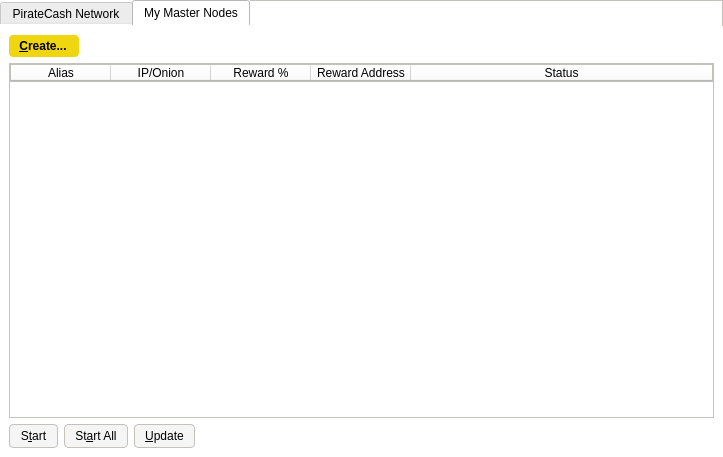
<?xml version="1.0" encoding="UTF-8"?>
<ui version="4.0">
 <class>MasternodeManager</class>
 <widget class="QWidget" name="MasternodeManager">
  <property name="geometry">
   <rect>
    <x>0</x>
    <y>0</y>
    <width>723</width>
    <height>457</height>
   </rect>
  </property>
  <property name="windowTitle">
   <string>Form</string>
  </property>
  <property name="styleSheet">
   <string notr="true">background-color: rgb(255, 255, 255);
border: 1px solid #c4c1bd;</string>
  </property>
  <layout class="QVBoxLayout" name="topLayout">
   <property name="leftMargin">
    <number>0</number>
   </property>
   <property name="topMargin">
    <number>0</number>
   </property>
   <property name="rightMargin">
    <number>0</number>
   </property>
   <property name="bottomMargin">
    <number>0</number>
   </property>
   <item>
    <layout class="QVBoxLayout" name="verticalLayout">
     <property name="bottomMargin">
      <number>0</number>
     </property>
     <item>
      <widget class="QTabWidget" name="tabWidget">
       <property name="styleSheet">
        <string notr="true">border: 0;</string>
       </property>
       <property name="currentIndex">
        <number>1</number>
       </property>
       <widget class="QWidget" name="tab">
        <attribute name="title">
         <string>PirateCash Network</string>
        </attribute>
        <layout class="QGridLayout" name="gridLayout">
         <item row="1" column="0">
          <widget class="QTableWidget" name="tableWidgetMasternodes">
           <property name="styleSheet">
            <string notr="true">border: 1px solid #c4c1bd;</string>
           </property>
           <property name="editTriggers">
            <set>QAbstractItemView::NoEditTriggers</set>
           </property>
           <property name="alternatingRowColors">
            <bool>true</bool>
           </property>
           <property name="selectionBehavior">
            <enum>QAbstractItemView::SelectRows</enum>
           </property>
           <property name="sortingEnabled">
            <bool>true</bool>
           </property>
           <attribute name="horizontalHeaderStretchLastSection">
            <bool>true</bool>
           </attribute>
           <column>
            <property name="text">
             <string>Address</string>
            </property>
           </column>
           <column>
            <property name="text">
             <string>Protocol</string>
            </property>
           </column>
           <column>
            <property name="text">
             <string>Active</string>
            </property>
           </column>
           <column>
            <property name="text">
             <string>Active (secs)</string>
            </property>
           </column>
           <column>
            <property name="text">
             <string>Last Seen</string>
            </property>
           </column>
           <column>
            <property name="text">
             <string>Pubkey</string>
            </property>
           </column>
          </widget>
         </item>
         <item row="0" column="0">
          <layout class="QHBoxLayout" name="horizontalLayout_3">
           <property name="bottomMargin">
            <number>0</number>
           </property>
           <item>
            <widget class="QLabel" name="label_2">
             <property name="styleSheet">
              <string notr="true">border: 0;</string>
             </property>
             <property name="text">
              <string>Piratecash Node Count:</string>
             </property>
            </widget>
           </item>
           <item>
            <widget class="QLabel" name="countLabel">
             <property name="styleSheet">
              <string notr="true">border: 0;</string>
             </property>
             <property name="text">
              <string>0</string>
             </property>
            </widget>
           </item>
           <item>
            <spacer name="horizontalSpacer_3">
             <property name="orientation">
              <enum>Qt::Horizontal</enum>
             </property>
             <property name="sizeHint" stdset="0">
              <size>
               <width>40</width>
               <height>20</height>
              </size>
             </property>
            </spacer>
           </item>
          </layout>
         </item>
        </layout>
       </widget>
       <widget class="QWidget" name="tab_2">
        <attribute name="title">
         <string>My Master Nodes</string>
        </attribute>
        <layout class="QGridLayout" name="gridLayout_2">
         <item row="0" column="0">
          <layout class="QVBoxLayout" name="verticalLayout_2">
           <property name="bottomMargin">
            <number>0</number>
           </property>
           <item>
            <layout class="QHBoxLayout" name="horizontalLayout">
             <item>
              <widget class="QPushButton" name="createButton">
               <property name="styleSheet">
                <string notr="true">background-color: rgb(240, 213, 17);
color: rgb(0,0,0);
border-radius: 4px;
border-color:  rgb(240, 213, 17);
font-weight: 600;
padding: 4px;
padding-left: 10px;
padding-right: 12px;
icon-size: 0;</string>
               </property>
               <property name="text">
                <string>&amp;Create...</string>
               </property>
              </widget>
             </item>
             <item>
              <spacer name="horizontalSpacer">
               <property name="orientation">
                <enum>Qt::Horizontal</enum>
               </property>
               <property name="sizeHint" stdset="0">
                <size>
                 <width>40</width>
                 <height>20</height>
                </size>
               </property>
              </spacer>
             </item>
            </layout>
           </item>
           <item>
            <widget class="QTableWidget" name="tableWidget_2">
             <property name="minimumSize">
              <size>
               <width>695</width>
               <height>0</height>
              </size>
             </property>
             <property name="styleSheet">
              <string notr="true">border: 1px solid #c4c1bd;</string>
             </property>
             <property name="editTriggers">
              <set>QAbstractItemView::NoEditTriggers</set>
             </property>
             <property name="alternatingRowColors">
              <bool>true</bool>
             </property>
             <property name="selectionMode">
              <enum>QAbstractItemView::SingleSelection</enum>
             </property>
             <property name="selectionBehavior">
              <enum>QAbstractItemView::SelectRows</enum>
             </property>
             <attribute name="horizontalHeaderStretchLastSection">
              <bool>true</bool>
             </attribute>
             <column>
              <property name="text">
               <string>Alias</string>
              </property>
             </column>
             <column>
              <property name="text">
               <string>IP/Onion</string>
              </property>
             </column>
             <column>
              <property name="text">
               <string>Reward %</string>
              </property>
             </column>
             <column>
              <property name="text">
               <string>Reward Address</string>
              </property>
             </column>
             <column>
              <property name="text">
               <string>Status</string>
              </property>
             </column>
            </widget>
           </item>
           <item>
            <layout class="QHBoxLayout" name="horizontalLayout_5">
             <property name="bottomMargin">
              <number>0</number>
             </property>
             <item>
              <widget class="QPushButton" name="startButton">
               <property name="styleSheet">
                <string notr="true">background-color: rgb(245, 245, 245);
border-radius: 4px;
border: 1px solid #c4c1bd;
font-weight: 400;
padding: 4px;
padding-left: 10px;
padding-right: 10px;</string>
               </property>
               <property name="text">
                <string>S&amp;tart</string>
               </property>
              </widget>
             </item>
             <item>
              <widget class="QPushButton" name="startAllButton">
               <property name="styleSheet">
                <string notr="true">background-color: rgb(245, 245, 245);
border-radius: 4px;
border: 1px solid #c4c1bd;
font-weight: 400;
padding: 4px;
padding-left: 10px;
padding-right: 10px;</string>
               </property>
               <property name="text">
                <string>St&amp;art All</string>
               </property>
              </widget>
             </item>
             <item>
              <widget class="QPushButton" name="UpdateButton">
               <property name="styleSheet">
                <string notr="true">background-color: rgb(245, 245, 245);
border-radius: 4px;
border: 1px solid #c4c1bd;
font-weight: 400;
padding: 4px;
padding-left: 10px;
padding-right: 10px;</string>
               </property>
               <property name="text">
                <string>&amp;Update</string>
               </property>
              </widget>
             </item>
             <item>
              <spacer name="horizontalSpacer_5">
               <property name="orientation">
                <enum>Qt::Horizontal</enum>
               </property>
               <property name="sizeHint" stdset="0">
                <size>
                 <width>40</width>
                 <height>20</height>
                </size>
               </property>
              </spacer>
             </item>
            </layout>
           </item>
          </layout>
         </item>
        </layout>
       </widget>
      </widget>
     </item>
    </layout>
   </item>
  </layout>
 </widget>
 <resources/>
 <connections/>
</ui>
